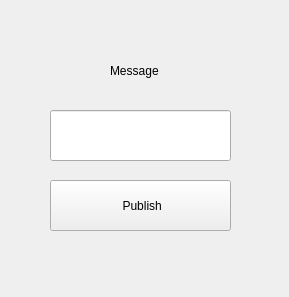
<?xml version="1.0" encoding="UTF-8"?>
<ui version="4.0">
 <class>TalkerWindow</class>
 <widget class="QWidget" name="TalkerWindow">
  <property name="geometry">
   <rect>
    <x>0</x>
    <y>0</y>
    <width>289</width>
    <height>297</height>
   </rect>
  </property>
  <property name="windowTitle">
   <string>ROS2 Talker</string>
  </property>
  <widget class="QLabel" name="inputLabel">
   <property name="geometry">
    <rect>
     <x>110</x>
     <y>40</y>
     <width>141</width>
     <height>61</height>
    </rect>
   </property>
   <property name="text">
    <string>Message</string>
   </property>
  </widget>
  <widget class="QLineEdit" name="messageEdit">
   <property name="geometry">
    <rect>
     <x>50</x>
     <y>110</y>
     <width>181</width>
     <height>51</height>
    </rect>
   </property>
  </widget>
  <widget class="QPushButton" name="publishButton">
   <property name="geometry">
    <rect>
     <x>50</x>
     <y>180</y>
     <width>181</width>
     <height>51</height>
    </rect>
   </property>
   <property name="text">
    <string> Publish</string>
   </property>
  </widget>
 </widget>
 <resources/>
 <connections/>
</ui>
